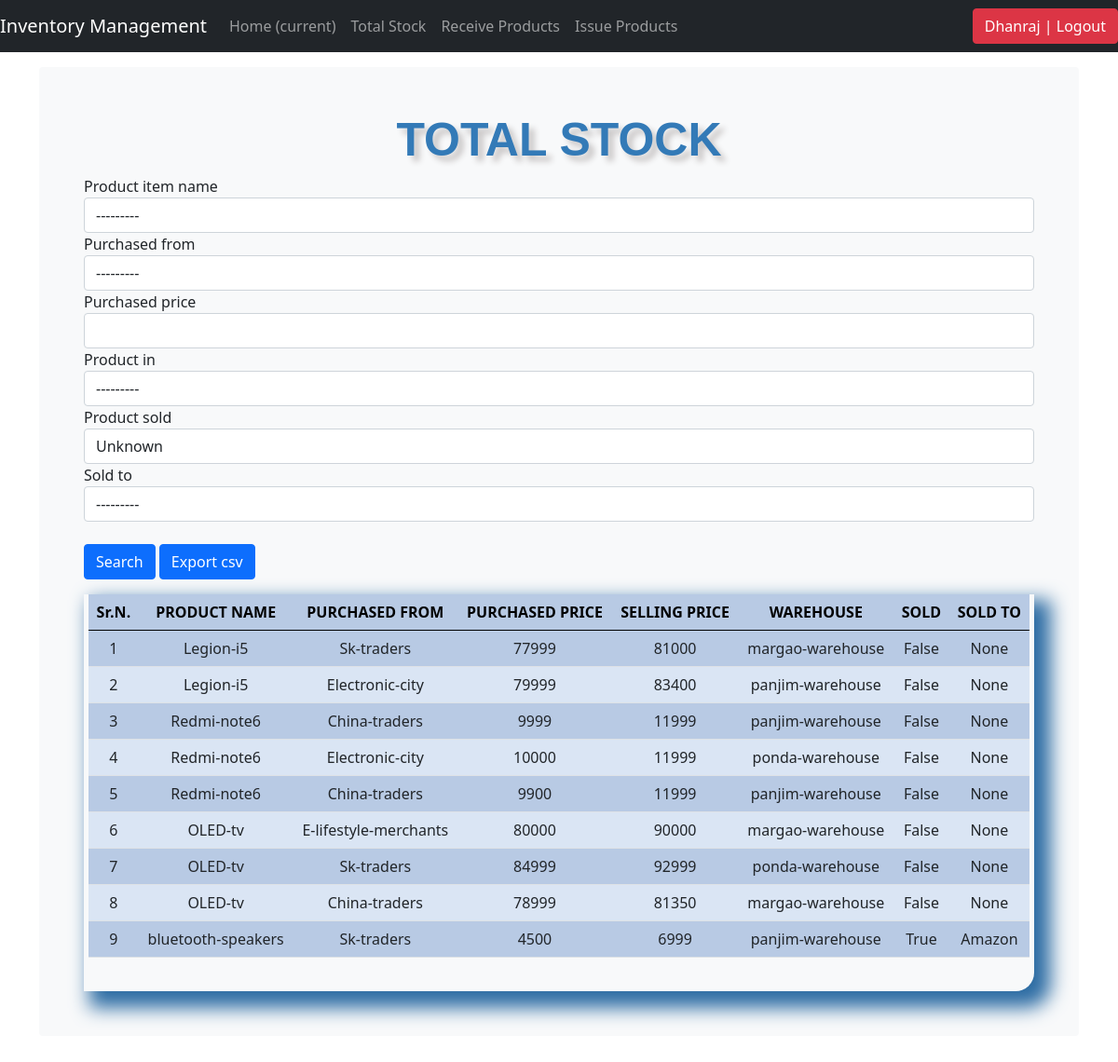
The page /list_products/ (signed in) on the database its author committed.
### inventory/models.py (models this page shows, shortened)
class Product_items_details(models.Model):
	product_item_name = models.ForeignKey(Products, on_delete=models.CASCADE, blank=True)
	purchased_from = models.ForeignKey(Suppliers, on_delete=models.CASCADE, blank=True)
	purchased_price = models.IntegerField(default='0', blank=True, null=True)
	selling_price = models.IntegerField(default='0', blank=True, null=True)
	product_in = models.ForeignKey(Warehouse, on_delete=models.CASCADE, blank=True)
	product_sold = models.BooleanField(default=0)
	sold_to = models.CharField(max_length=50, blank=True, null=True, choices=customers)
	last_updated = models.DateTimeField(auto_now_add=False, auto_now=True)
	timestamp = models.DateTimeField(auto_now_add=True, auto_now=False)

class Products(models.Model):
	product_name = models.CharField(max_length=50, blank=True, null=True)
	product_brand = models.CharField(max_length=50, blank=True, null=True)
	product_category = models.ForeignKey(Category, on_delete=models.CASCADE, blank=True)
	product_quantity = models.IntegerField(default='0', blank=True, null=True)
	product_reorder = models.IntegerField(default='0', blank=True, null=True)
	def __str__(self):
		return self.product_name

class Suppliers(models.Model):
	name = models.CharField(max_length=50, blank=True, null=True)
	address = models.CharField(max_length=50, blank=True, null=True)
	def __str__(self):
		return self.name

class Warehouse(models.Model):
	warehouse_name = models.CharField(max_length=50, blank=True, null=True)
	warehouse_address = models.CharField(max_length=50, blank=True, null=True)
	def __str__(self):
		return self.warehouse_name

### inventory/views.py (the view)
# urls.py: path('list_products/', views.list_products, name='list_products'),
@login_required
def list_products(request):
	qset = Product_items_details.objects.all()
	title = 'TOTAL STOCK'
	filt = SearchFilter(request.GET, queryset=qset)
	form = ProductSearchForm(request.GET or None)
	context = {
		'title': title,
		'filter': filt,
		'form': form
	}
	return render(request, "list_products.html", context)

### inventory/forms.py
class ProductSearchForm(forms.ModelForm):
	class Meta:
		model = Product_items_details
		fields = ['purchased_from']

### inventory/templates/list_products.html (shortened to what this page needs)
{% load static %}
{% include 'navbar.html' %}
{% load crispy_forms_tags %}
<!doctype html>
<html lang="en">
  <head>
<link href="/docs/5.0/dist/css/bootstrap.min.css" rel="stylesheet">
<link rel="stylesheet" type="text/css" href="{% static 'css/stylesheet.css' %}">
<link rel="stylesheet" type="text/css" href="{% static 'css/bootstrap.min.css' %}">
    <link href="{% static 'css/navbar-top-fixed.css' %}" rel="stylesheet">
  </head>
  <body>
<main class="container">
  <div class="bg-light p-5 rounded">
    <h1 class="header">{{title}}</h1>
     <form method='GET' action=''>{% csrf_token %}
      {{filter.form|crispy}}
      <br>
      <input type="submit" value='Search' class="btn btn-primary" onclick="scroll()" />
      <a href="/export_csv" class="btn btn-primary"> Export csv</a>
  </form>
  <div class="display_table">
    <table class="table">
    <thead>
      <th class="table_head">Sr.N.</th>
      <th class="table_head">PRODUCT NAME</th>
      <th class="table_head">PURCHASED FROM</th>
      <th class="table_head">PURCHASED PRICE</th>
      <th class="table_head">SELLING PRICE</th>
      <th class="table_head">WAREHOUSE</th>
      <th class="table_head">SOLD</th>
      <th class="table_head">SOLD TO</th>
    </thead>
    {% for i in filter.qs %}
    <tr>
      <td class="fs-6">{{forloop.counter}}</td>
      <td class="fs-6">{{i.product_item_name}}</td>
      <td class="fs-6">{{i.purchased_from}}</td>
      <td class="fs-6">{{i.purchased_price}}</td>
      <td class="fs-6">{{i.selling_price}}</td>
      <td class="fs-6">{{i.product_in}}</td>
      <td class="fs-6">{{i.product_sold}}</td>
      <td class="fs-6">{{i.sold_to}}</td>
    </tr>
    {% endfor %}
  </table>
  </div>
  </div>
</main>
  </body>
</html>

### inventory/templates/navbar.html (shortened to what this page needs)
<nav class="navbar navbar-expand-md navbar-dark fixed-top bg-dark">
  <a class="navbar-brand" href="/">Inventory Management</a>
  <div class="collapse navbar-collapse" id="navbarCollapse">
    <ul class="navbar-nav mr-auto">
      <li class="nav-item active">
        <a class="nav-link" href="/">Home <span class="sr-only">(current)</span></a>
      </li>
      {% if request.user.is_authenticated %}
      <li class="nav-item">
        <a class="nav-link" href="/list_products">Total Stock</a>
      </li>
       <li class="nav-item">
        <a class="nav-link" href="/receive_products">Receive Products</a>
      </li>
      <li class="nav-item">
        <a class="nav-link" href="/sell_products">Issue Products</a>
      </li>
      {% endif %}
    </ul>
  </div>
  <div>
     <ul class="navbar-nav">
        {% if request.user.is_authenticated %}
        <li><a href="/accounts/logout"><button class="btn btn-danger">{{ user }} | Logout</button></a></li>
        {% else %}
        <li><a href="/accounts/login" class="btn btn-outline-primary">Login</a></li>
        {% endif %}
    </ul>
  </div>
</nav>

### inventory/static/css/stylesheet.css (style rules this page uses)
body { background-color: #34eb6b; }
.table { font-size: 13px; text-align: center; width: 95%; margin: auto; }
.table tr:nth-child(odd) { background: #B8CAE4 }
.table tr:nth-child(even) { background: #dae5f4 }
th { background-color: #337ab7; color: white; }
.display_table { border-bottom-right-radius: 20px; padding-left: 5px; padding-right: 5px; padding-bottom: 20px; box-shadow: 12px 12px 20px 6px #2e6da4; }
.header { font-family: helvetica; color: #337ab7; font-size: 50px; text-align: center; width: 100%; text-shadow: 6px 6px 6px #c9c6c6; display: block; font-weight: bolder; }
.table_head { color: black; font-size: 16px; }

### inventory/static/css/navbar-top-fixed.css (style rules this page uses)
body { min-height: 75rem; padding-top: 4.5rem; }

### rows shown on the page
Product_items_details: product_item_name "Legion-i5", purchased_from "Sk-traders", purchased_price "77999", selling_price "81000", product_in "margao-warehouse", product_sold "False", sold_to "None"
Product_items_details: product_item_name "Legion-i5", purchased_from "Electronic-city", purchased_price "79999", selling_price "83400", product_in "panjim-warehouse", product_sold "False", sold_to "None"
Product_items_details: product_item_name "Redmi-note6", purchased_from "China-traders", purchased_price "9999", selling_price "11999", product_in "panjim-warehouse", product_sold "False", sold_to "None"
Product_items_details: product_item_name "Redmi-note6", purchased_from "Electronic-city", purchased_price "10000", selling_price "11999", product_in "ponda-warehouse", product_sold "False", sold_to "None"
Product_items_details: product_item_name "Redmi-note6", purchased_from "China-traders", purchased_price "9900", selling_price "11999", product_in "panjim-warehouse", product_sold "False", sold_to "None"
Product_items_details: product_item_name "OLED-tv", purchased_from "E-lifestyle-merchants", purchased_price "80000", selling_price "90000", product_in "margao-warehouse", product_sold "False", sold_to "None"
Product_items_details: product_item_name "OLED-tv", purchased_from "Sk-traders", purchased_price "84999", selling_price "92999", product_in "ponda-warehouse", product_sold "False", sold_to "None"
Product_items_details: product_item_name "OLED-tv", purchased_from "China-traders", purchased_price "78999", selling_price "81350", product_in "margao-warehouse", product_sold "False", sold_to "None"
Product_items_details: product_item_name "bluetooth-speakers", purchased_from "Sk-traders", purchased_price "4500", selling_price "6999", product_in "panjim-warehouse", product_sold "True", sold_to "Amazon"

### other values the page prints
{{ user }} "Dhanraj"
{{ title }} "TOTAL STOCK"
